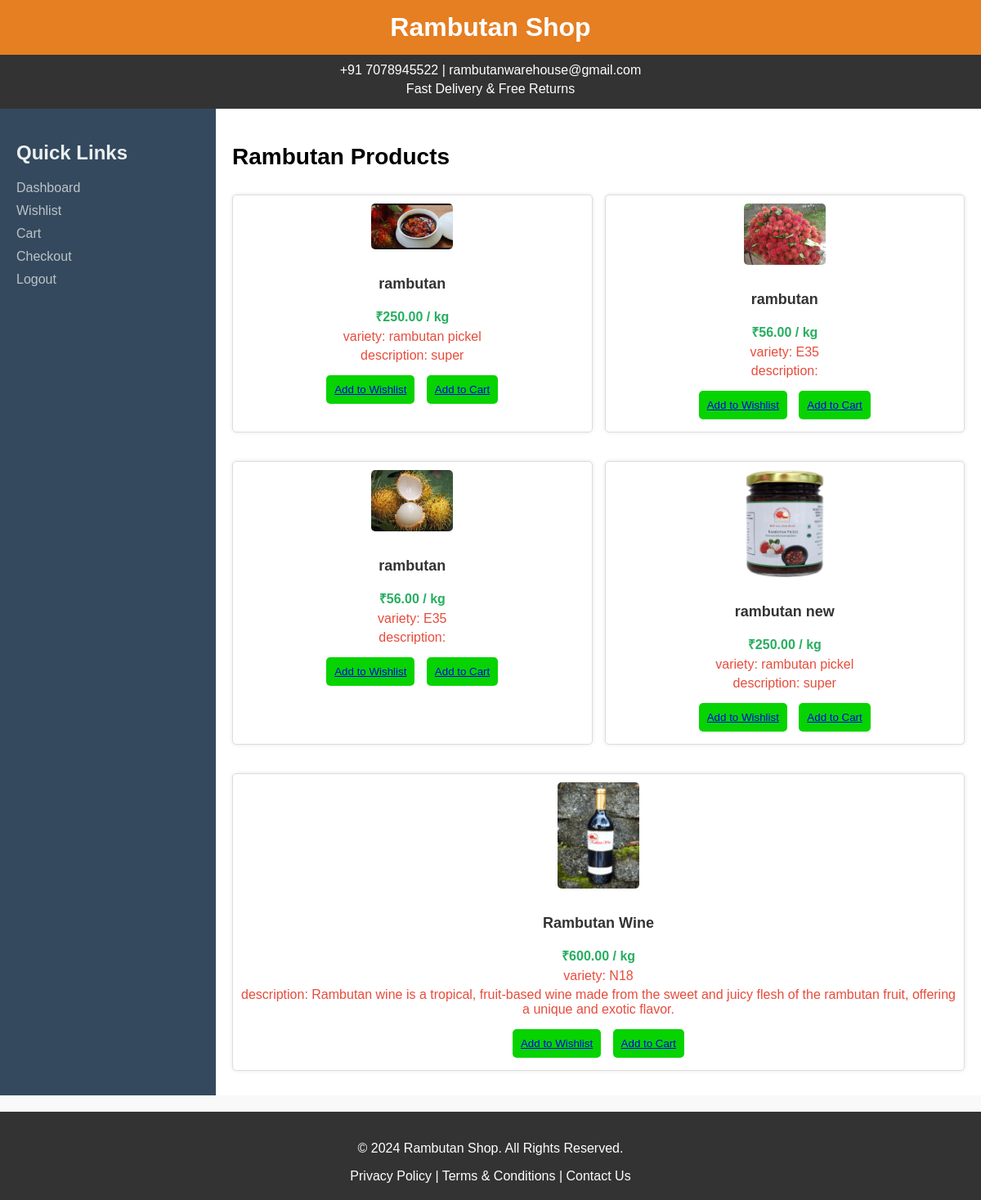
The app's page /products/ (signed in) with its own data.
### warehouse/models.py (models this page shows, shortened)
class RambutanPost(models.Model):
    farmer = models.ForeignKey('FarmerDetails', on_delete=models.CASCADE, related_name='rambutan_posts')
    name = models.CharField(max_length=255)
    variety = models.CharField(max_length=100)
    quantity = models.PositiveIntegerField()
    price_per_kg = models.DecimalField(max_digits=10, decimal_places=2)
    image = models.ImageField(upload_to='rambutan_images/', blank=True, null=True)
    description = models.TextField(blank=True, null=True)
    created_at = models.DateTimeField(auto_now_add=True)

### warehouse/views.py (the view)
# urls.py: path('products/', views.products_browse, name='products_browse'),
@login_required
def products_browse(request):
    products = RambutanPost.objects.values('id','name', 'variety', 'image', 'price_per_kg', 'created_at', 'description')
    context = {
        'products': products
    }
    return render(request, 'shop.html', context)

### warehouse/templates/shop.html (shortened to what this page needs)
<!DOCTYPE html>
<html lang="en">
<head>
</head>
<body>
<header>
    <h1>Rambutan Shop</h1>
</header>
<div class="top-bar">
    <span>+91 7078945522 | rambutanwarehouse@gmail.com</span>
    <span>Fast Delivery & Free Returns</span>
</div>
<div class="container">
    <div class="sidebar">
        <h2>Quick Links</h2>
        <a href="{% url 'customer_dashboard' %}">Dashboard</a>
        <a href="{% url 'wishlist' %}">Wishlist</a>
        <a href="{% url 'cart' %}">Cart</a>
        <a href="{% url 'checkout' %}">Checkout</a>
        <a href="{% url 'logout' %}">Logout</a>
    </div>
    <div class="main-content">
        <h2>Rambutan Products</h2>
        <div class="product-listing">
            {% for product in products %}
            <div class="product">
                <img src="/media/{{ product.image }}" alt="{{ product.name }}" width="100px">
                <h3>{{ product.name }}</h3>
                <p class="price">₹{{ product.price_per_kg }} / kg</p>
                <p>variety: {{ product.variety }}</p>
                <p>description: {{ product.description }}</p>
                <div class="cart-buttons">
                <button><a href="{% url 'add_to_wishlist' product.id %}">Add to Wishlist</a></button>
                <button><a href="{% url 'add_to_cart' product.id %}">Add to Cart</a></button>
                </div>
            </div>
            {% empty %}
            <p>No products available at the moment.</p>
            {% endfor %}
        </div>
    </div>
</div>
<footer>
    <p>&copy; 2024 Rambutan Shop. All Rights Reserved.</p>
    <a href="#">Privacy Policy</a> | <a href="#">Terms & Conditions</a> | <a href="#">Contact Us</a>
</footer>
</body>
</html>

### warehouse/templates/shop.html (style rules this page uses)
body { font-family: Arial, sans-serif; background-color: #f9f9f9; margin: 0; padding: 0; }
header { background-color: #e67e22; color: white; padding: 15px; text-align: center; }
header h1 { margin: 0; }
.top-bar { background-color: #333; color: white; text-align: center; padding: 10px; }
.top-bar span { display: block; margin-bottom: 5px; }
.container { display: flex; width: 100%; }
.sidebar { width: 20%; background-color: #34495e; padding: 20px; color: white; }
.sidebar h2 { color: #ecf0f1; }
.sidebar a { color: #bdc3c7; text-decoration: none; display: block; margin-bottom: 10px; }
.main-content { width: 80%; padding: 20px; background-color: #fff; }
.main-content h2 { font-size: 28px; margin-bottom: 20px; }
.product-listing { display: flex; flex-wrap: wrap; gap: 15px; }
.product { flex: 1 1 calc(33.333% - 20px); margin: 10px 0; border: 1px solid #ddd; padding: 10px; box-shadow: 0 0 5px rgba(0, 0, 0, 0.1); border-radius: 5px; background-color: #fff; text-align: center; }
.product img { max-width: 100%; height: auto; margin-bottom: 10px; border-radius: 5px; }
.product h3 { font-size: 18px; color: #333; }
.product p { font-size: 16px; color: #e74c3c; margin: 5px 0; }
.product .price { color: #27ae60; font-weight: bold; }
.product .cart-buttons { margin-top: 10px; }
.cart-buttons button { background-color: #07d300; border: none; color: white; padding: 10px; margin: 5px; cursor: pointer; border-radius: 5px; }
footer { text-align: center; padding: 20px; background-color: #333; color: white; margin-top: 20px; }
footer a { color: white; text-decoration: none; }

### records on screen
RambutanPost: image (picture), name "rambutan", price_per_kg "250.00", variety "rambutan pickel", description "super"
RambutanPost: image (picture), name "rambutan", price_per_kg "56.00", variety "E35"
RambutanPost: image (picture), name "rambutan", price_per_kg "56.00", variety "E35"
RambutanPost: image (picture), name "rambutan new", price_per_kg "250.00", variety "rambutan pickel", description "super"
RambutanPost: image (picture), name "Rambutan Wine", price_per_kg "600.00", variety "N18", description "Rambutan wine is a tropical, fruit-based wine made from the sweet and juicy flesh of the rambutan fruit, offering a unique and exotic flavor."
